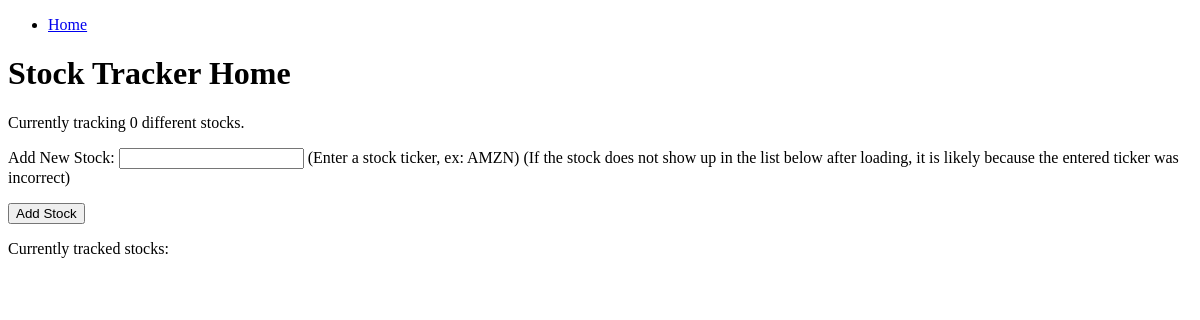
The app's page /stocks/, older data.
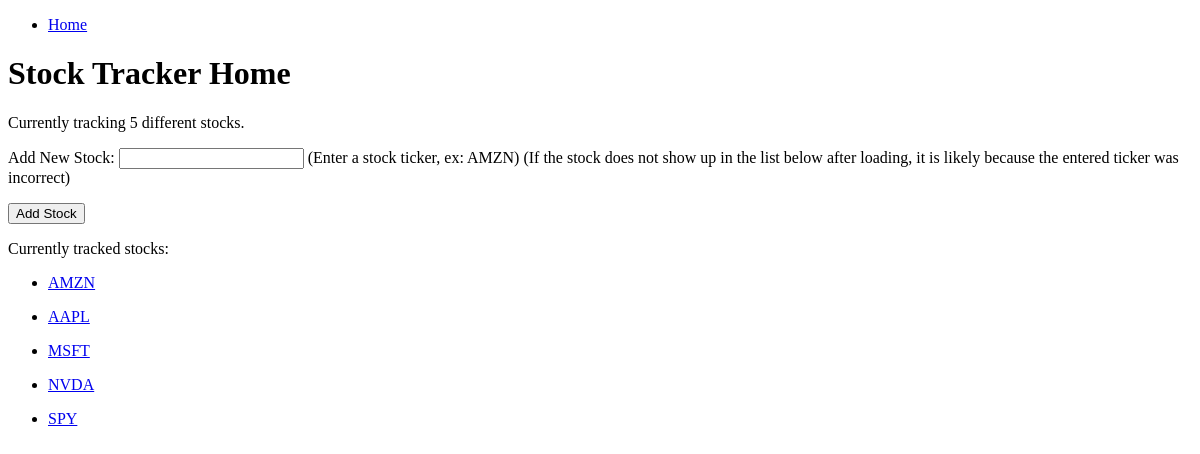
The same page, newer data.
### stocks/models.py (models this page shows, shortened)
class Stock(models.Model):
    ticker = models.CharField(max_length=10, unique=True)
    name = models.CharField(max_length=200, blank=True, null=True)
    date_created = models.DateTimeField(auto_now_add = True)
    class Meta:
        ordering = ['name', '-date_created']
    def get_absolute_url(self):
        return reverse('stock_detail', args=[str(self.id)])

### stocks/views.py (the view, shortened to what this page needs)
# urls.py: path('', views.index, name='index'),
def index(request):
    num_stocks = Stock.objects.all().count()
    new_stock_form = AddNewStockForm()
    all_stocks = Stock.objects.all()
    context = {
        'num_stocks' : num_stocks,
        'all_stocks': all_stocks,
        'new_stock_form': new_stock_form,
    }
    return render(request, 'index.html', context=context)

### stocks/forms.py
class AddNewStockForm(forms.Form):
    ticker = forms.CharField(max_length=10)

### stocks/templates/index.html (shortened to what this page needs)
{% extends "base_generic.html" %}
{% block content %}
	<h1>Stock Tracker Home</h1>
	<p>Currently tracking {{ num_stocks }} different stocks.</p>
	<form method="post">
		<p>Add New Stock: {{ new_stock_form.ticker }} (Enter a stock ticker, ex: AMZN) (If the stock does not show up in the list below after loading, it is likely because the entered ticker was incorrect)</p>
		<input type="submit" class="input_submit" value="Add Stock" name="add new stock">
	</form>
	<p>Currently tracked stocks:</p>
	<ul>
		{% for stock in all_stocks %}
			<li>
				<p><a class="stock_ticker_display" href="{{ stock.get_absolute_url }}">{{ stock.ticker}}</a></p>
			</li>
		{% endfor %}
	</ul>
{% endblock %}

### stocks/templates/base_generic.html (shortened to what this page needs)
<!DOCTYPE html>
<html lang="en">
<head>
</head>
<body>
	<div class="container-fluid">
		<div class="row">
			<div class="col-sm-2">
				{% block sidebar %}
					<ul class="sidebar-nav">
						<li><a href="{% url 'index' %}">Home</a></li>
					</ul>
				{% endblock %}
			</div>
			</div class="col-sm-10">{% block content %}{% endblock %}</div>
</body>
</html>

Row changes from the older to the newer data that the page shows:
added Stock: ticker "AMZN"
added Stock: ticker "AAPL"
added Stock: ticker "MSFT"
added Stock: ticker "NVDA"
added Stock: ticker "SPY"
Text that changed along with them:
{{ num_stocks }}: "0" → "5"
